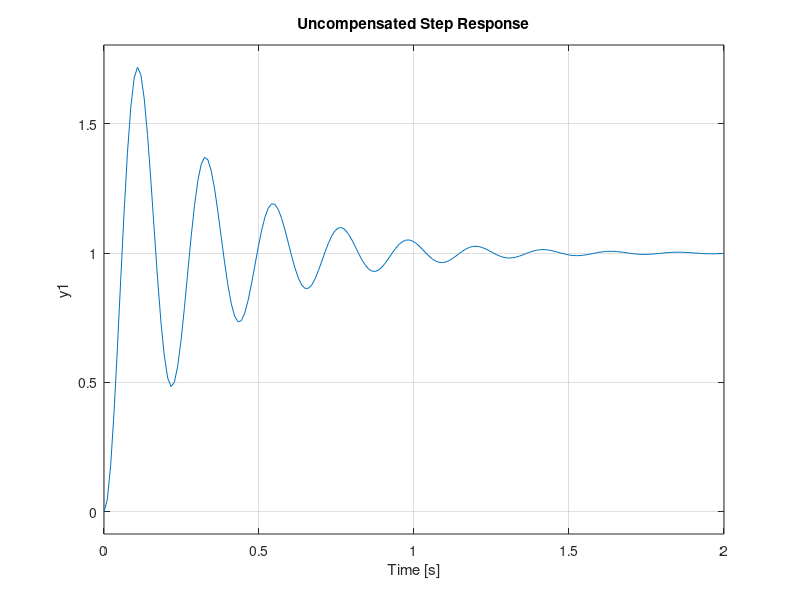
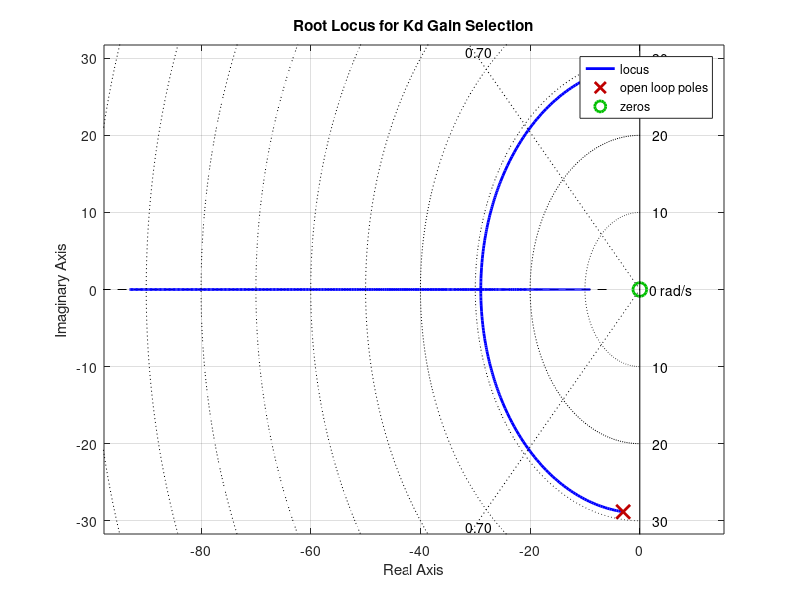
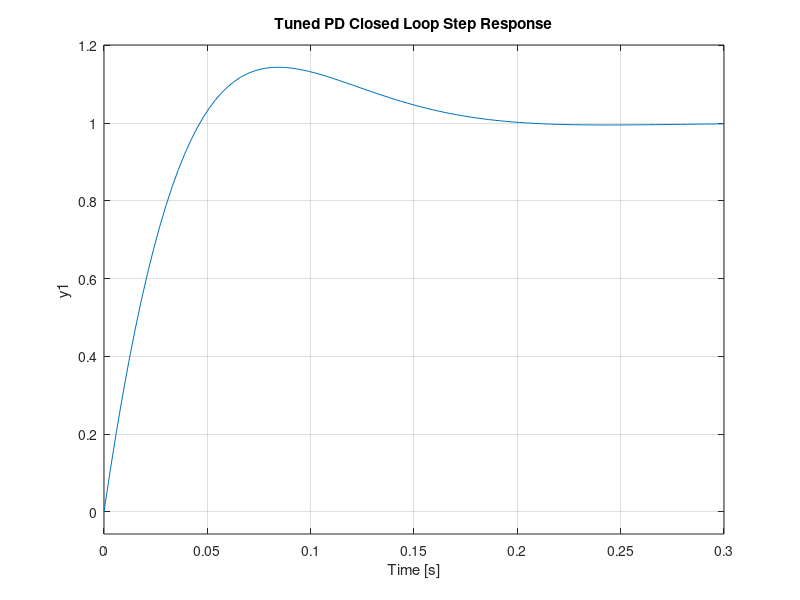

Source code (MATLAB) for these figures, in order: (Note: this script raises an error after producing the figures.)
%% Root Locus PD Controller Design for QUBE Servo 2
clear; clc; close all;

% Plant Parameters
K = 24;
tau = 0.165;
Gp = tf([K], [tau 1 0]); % Open loop motor transfer function

% Initial Prelab Gain Evaluation
Kp = 5.78;
Go1 = Kp * Gp;
G_cl_1 = feedback(Go1, 1);

figure;
step(G_cl_1); grid on;
title('Uncompensated Step Response');

% Root Locus Analysis for Derivative Gain (Kd)
Ps2 = tf([K 0], [tau 1 Kp*K]);
figure;
rlocus(Ps2); grid on;
sgrid(0.7, []);
title('Root Locus for Kd Gain Selection');

% Hardware Tuned Controller Execution (Kp = 5.78, Kd = 0.25)
Kd = 0.25;
Gc = tf([Kd Kp], 1);
Go2 = Gc * Gp;
G_cl_2 = feedback(Go2, 1);

figure;
step(G_cl_2); grid on;
title('Tuned PD Closed Loop Step Response');
stepinfo(G_cl_2)
